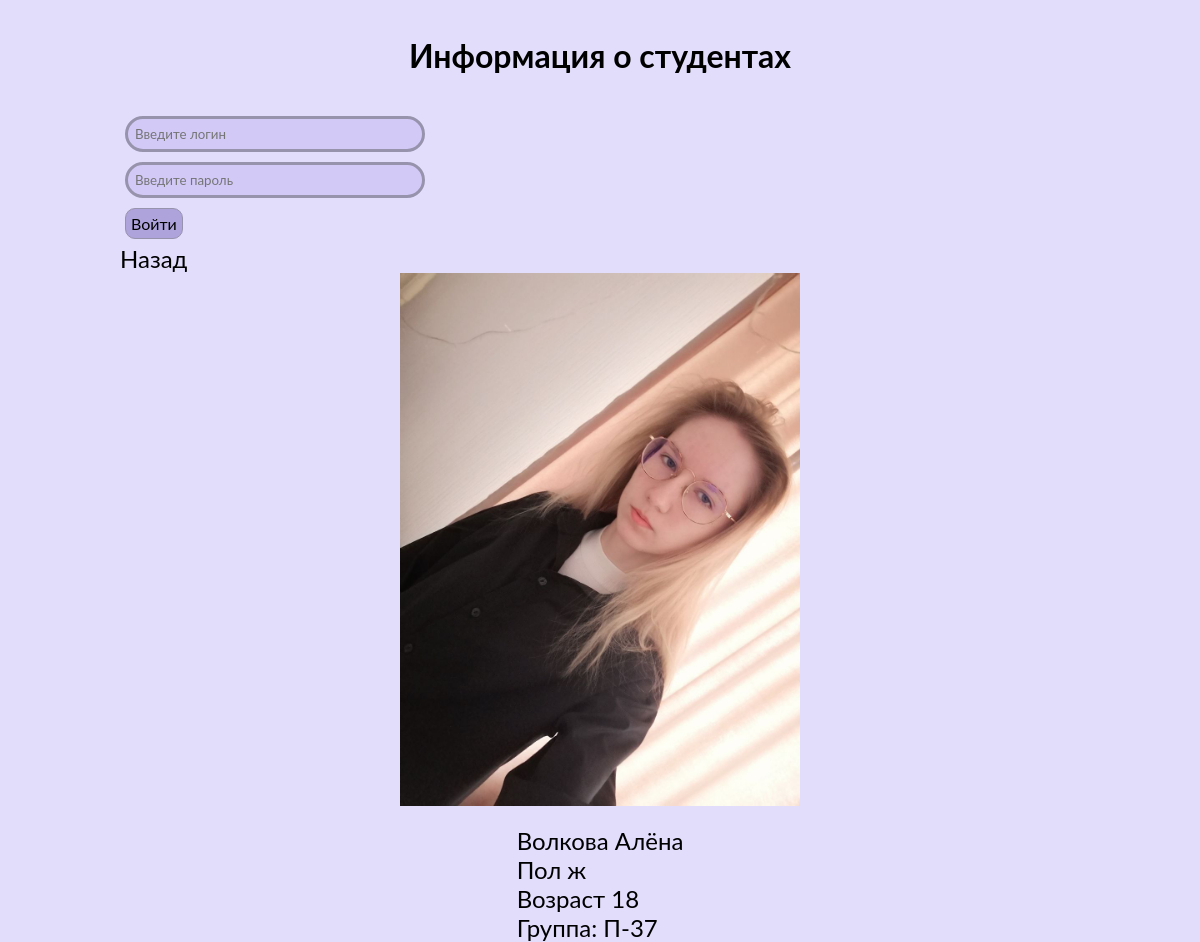
The app's page /?option=details&id=1 with its own data.
### tables this page shows
CREATE TABLE `students` (
  `id_student` int(11) NOT NULL,
  `s_fname` varchar(50) NOT NULL,
  `s_lname` varchar(50) NOT NULL,
  `login` varchar(30) NOT NULL,
  `pass` varchar(256) NOT NULL,
  `gender` enum('м','ж') NOT NULL,
  `id_group` int(11) NOT NULL,
  `s_age` int(11) DEFAULT NULL,
  `path` varchar(255) NOT NULL
);

CREATE TABLE `groups` (
  `id_group` int(11) NOT NULL,
  `group_name` varchar(10) NOT NULL
);

### api/core.php (called while the page is built, shortened)
<?php
abstract class ACore {
    public function __construct() {
        $this -> connect = new mysqli(HOST, USER, PASS, DB);
    }
    public function get_body() {
        include("templates/index.php");
    }
    public function formatstr($str) {
        $str = trim($str);
        $str = stripslashes($str);
        $str = htmlspecialchars($str);
        return $str;
    }
}

### api/modules/mod_details.php (the view)
<?php
$result = $this -> connect -> prepare("SELECT * FROM `students`, `groups` WHERE students.id_group = groups.id_group AND id_student = ?");
$result -> bind_param("i", $id);
$result -> execute();
$rows = $result -> get_result();
echo "<a href='./'>Назад</a>";
if (!$result) {
    echo "<p>Данных нет</p>";
} else {
    $row = $rows -> fetch_assoc();
    echo "<div class='details'>
        <img class='details__img' src='$row[path]' alt=''>
        <div>
            <p>$row[s_lname] $row[s_fname]</p>
            <p>Пол $row[gender]</p>
            <p>Возраст $row[s_age]</p>
            <p>Группа: $row[group_name]</p>
        </div>
    </div>";
}
?>

### styles/style.css (style rules this page uses)
* { font-family: 'Lato', sans-serif; margin: 0; padding: 0; box-sizing: border-box; }
a { text-decoration: none; color: inherit; display: inline-block; }
p { margin: 0; padding: 0; }
body { background-color: #e3ddfc; }
.details { display: flex; flex-direction: column; align-items: center; justify-content: center; gap: 20px; }
.details__img { max-width: 400px; }

### records on screen
students: path (picture), s_lname "Волкова", s_fname "Алёна", gender "ж", s_age "18", id_group.group_name "П-37"
